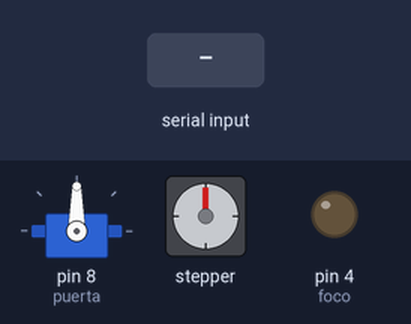
The sketch below on a simulated Arduino Uno, built with avr-gcc and run on an emulated ATmega328P. Parts: servo, stepper motor, output pins drawn as LEDs (lit = HIGH). The inputs (shaded band) are chosen by the test bench. Stepper angles assume 200 steps per turn.

Above: at 1.2 s.
1.3 s: "4" received over Serial
At 1.45 s:
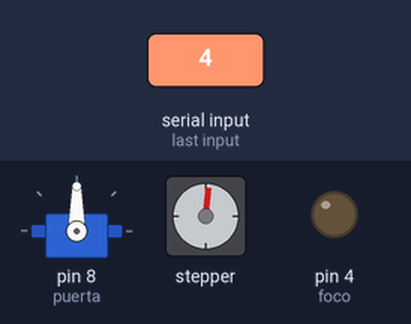
4.3 s: "1" received over Serial
At 5.0 s:
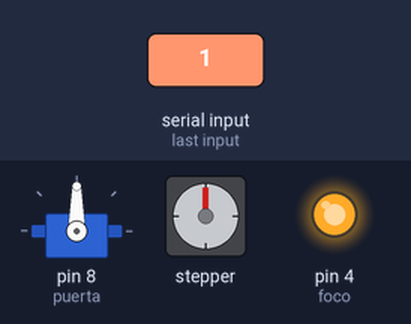
5.8 s: "3" received over Serial
At 6.5 s:
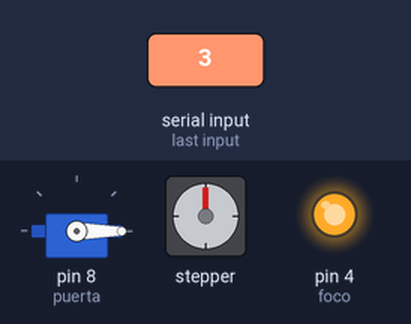
7.3 s: "0" received over Serial
At 7.6 s:
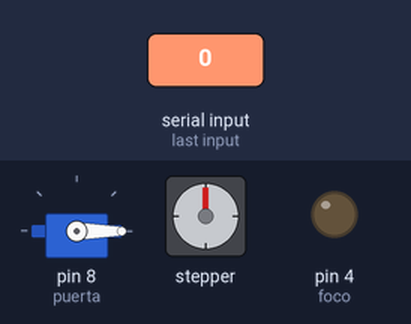
8.8 s: "8" received over Serial
At 8.95 s:
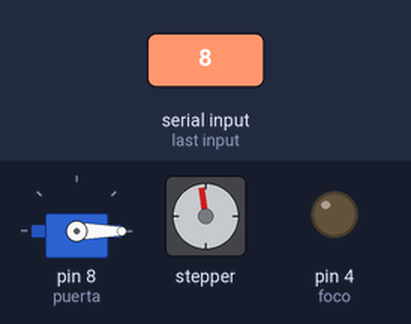
11.8 s: "4" received over Serial
Timing chart, 0 to 15.8 s (numbered marks = the images above; inputs shaded):
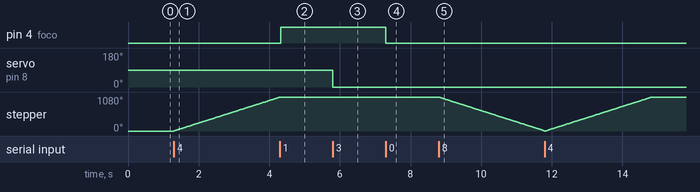

Measured:
- after the input at 1.3 s, stepper: keeps turning clockwise at about 359°/s, starting at once
- after the input at 4.3 s, pin 4 (foco): LOW → HIGH at once
- after the input at 5.8 s, servo on pin 8 (puerta): 90° → 0° at once
- after the input at 7.3 s, pin 4 (foco): HIGH → LOW at once
- after the input at 8.8 s, stepper: keeps turning counter-clockwise at about 360°/s, starting at once

The sketch:

Arduino.ino
```cpp
#include <Servo.h>
#include <Stepper.h>

int foco=4;
int puerta=8;
Servo myservo;

const int PPR = 200;
Stepper miMotor(PPR, 9, 10, 11, 6);

void setup() {
  // put your setup code here, to run once:
pinMode(foco,OUTPUT);
pinMode(puerta,OUTPUT);
myservo.attach(puerta);
miMotor.setSpeed(60);
Serial.begin(9600);
}

void loop() {
  // put your main code here, to run repeatedly:
if (Serial.available()>0)
{
  char lectura =Serial.read();
  switch (lectura)
  {
    case '0':digitalWrite(foco,LOW); break;
    case '1':digitalWrite(foco,HIGH); break;
    case '2': myservo.write(90); break;
    case '3': myservo.write(0); break;
    case '4':miMotor.step(PPR*3);break;
    case '8':miMotor.step(-PPR*3);break;
  }
}
}
```
